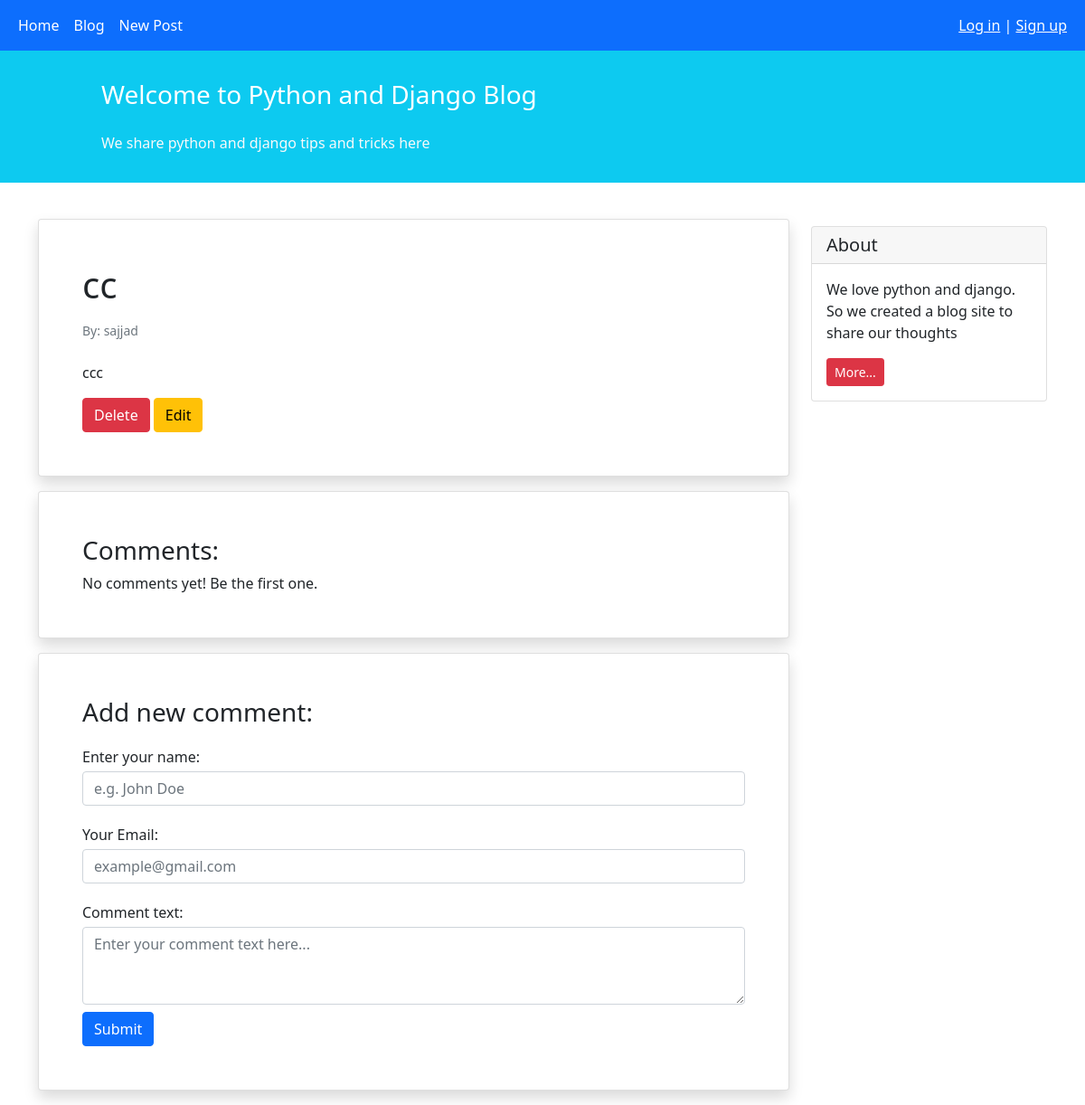
Screenshot of /blog/9 with the database file from the repository.
### blog/models.py (models this page shows, shortened)
class Post(models.Model):
    title = models.CharField(max_length=50)
    text = models.TextField()
    author = models.ForeignKey('auth.user' , on_delete=models.CASCADE)
    date_time_modified = models.DateTimeField(auto_now_add=True)
    date_time_changed = models.DateTimeField(auto_now=True)
    status = models.CharField(max_length=50 , choices=STATUS_CHIOCES)

### blog/views.py (the view)
# urls.py: path('blog/<int:pk>',BlogDetailView.as_view() , name="blog_detail"),
class BlogDetailView(generic.DetailView):
    model = Post
    template_name = 'blog/blog_detail.html'
    context_object_name="post"

### blog/templates/blog/blog_detail.html (shortened to what this page needs)
{%extends '_base.html'%}
{%block content%}
<div class="container mt-4">
    <div class="row">
        <div class="col-9">
            <div class="card shadow my-3 p-5">
                <h1>{{post.title}}</h1>
                <p class="small text-muted mt-2">By: {{post.author}}</p>
                <p class="mt-2">{{post.text}}</p>
                <div>
                <a type="button" class="btn btn-danger" href="{%url 'blog_delete' post.id %}">Delete</a>
                <a type="button" class="btn btn-warning" href="{%url 'blog_update' post.id %}">Edit</a>
                </div>
            </div>
            <div class="card shadow my-3 p-5">
                <h3>Comments:</h3>
                No comments yet! Be the first one.
            </div>
            <div class="card shadow my-3 p-5">
                <h3>Add new comment:</h3>
                <form method="POST">
                    <div class="form-group py-2">
                        <label class="py-1" for="author_name">Enter your name:</label>
                        <input type="text" class="form-control" placeholder="e.g. John Doe" name="author_name">
                    </div>
                    <div class="form-group py-2">
                        <label class="py-1" for="email">Your Email:</label>
                        <input type="email" class="form-control" placeholder="example@gmail.com" name="email">
                    </div>
                    <div class="form-group py-2">
                        <label class="py-1" for="comment_text">Comment text:</label>
                        <textarea class="form-control" name="text" rows="3"
                            placeholder="Enter your comment text here..."></textarea>
                    </div>
                    <button type="submit" class="btn btn-primary">Submit</button>
                </form>
            </div>
        </div>
        <div class="col-3">
            <div class="card my-4">
                <h5 class="card-header">About</h5>
                <div class="card-body">
                    <p class="card-text">We love python and django. So we created a blog site to share our
                        thoughts</p>
                    <a href="#" class="btn btn-sm btn-danger">
                        More...
                    </a>
                </div>
            </div>
        </div>
    </div>
</div>
{%endblock content%}

### rows the page displays
Post: title "cc", author "sajjad", text "ccc"
